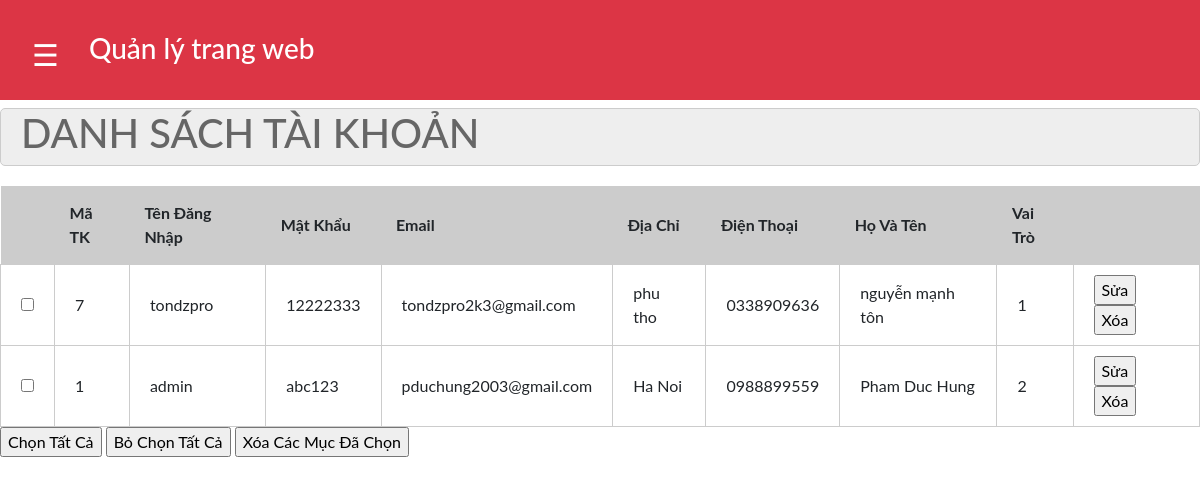
The app's page /admin/index.php?act=dskh with its own data.
### tables this page shows
CREATE TABLE `user` (
  `id` int(11) NOT NULL,
  `username` varchar(255) DEFAULT NULL,
  `password` varchar(255) DEFAULT NULL,
  `email` varchar(255) DEFAULT NULL,
  `address` varchar(255) DEFAULT NULL,
  `phone` varchar(255) DEFAULT NULL,
  `fullname` varchar(255) DEFAULT NULL,
  `image` varchar(255) DEFAULT NULL,
  `permission` int(11) DEFAULT NULL
);

### dao/pdo.php (called while the page is built, shortened)
<?php
if(!function_exists('connectdb')) {
    function connectdb() {
        $dburl = "mysql:host=sql300.infinityfree.com;dbname=if0_34689111_du_an_11;charset=utf8;'if0_34689111';'nTFSkPfETfHKUG'";
        $username1 = 'root';
        $password1 = '';
        $conn = new PDO($dburl, $username1, $password1);
        $conn->setAttribute(PDO::ATTR_ERRMODE, PDO::ERRMODE_EXCEPTION);
        return $conn;
    }
}
if(!function_exists('db_query')){
    function db_query($sql){
        try{
            $conn = connectdb();
            $stmt = $conn->prepare($sql);
            $stmt->execute();
            $rows = $stmt->fetchAll();
            return $rows;
        }
        catch(PDOException $e){
            throw $e;
        }
        finally{
            unset($conn);
        }
    }
}
?>

### dao/acount_dao.php (called while the page is built, shortened)
<?php
 include_once "pdo.php";
function loadall_taikhoan(){
    $sql= "select * from user order by id desc";
    $listtaikhoan=db_query($sql);
    return $listtaikhoan;
}
?>

### admin/taikhoan/list.php (the view)
<div class="row1">
            <form action="#" method="post">
                <div class="row1 formtitle">
                    <h1>DANH SÁCH TÀI KHOẢN</h1>
                </div>
                <div class="row1 formcontent ">
                    <div class="row1 mb10 formdsloai">
                      <table>
                        <tr>
                            <th></th>
                            <th>Mã TK</th>
                            <th>Tên Đăng Nhập</th>
                            <th>Mật Khẩu</th>
                            <th>Email</th>
                            <th>Địa Chỉ</th>
                            <th>Điện Thoại</th>
                            <th>Họ Và Tên</th>
                            <th>Vai Trò</th>
                            <th></th>
                        </tr>
                        <?php
                        foreach ($listtaikhoan as $taikhoan) {
                            extract($taikhoan);
                            $suatk="index.php?act=suatk&id=".$id;
                            $xoatk="index.php?act=xoatk&id=".$id;
                            echo'
                            <tr>
                            <td><input type="checkbox" name="" id=""></td>
                            <td>'.$id.'</td>
                            <td>'.$username.'</td>
                            <td>'.$password.'</td>
                            <td>'.$email.'</td>
                            <td>'.$address.'</td>
                            <td>'.$phone.'</td>
                            <td>'.$fullname.'</td>
                            <td>'.$permission.'</td>
                            <td>
                            <a href="'.$suatk.'"><input type="button" value="Sửa"></a>
                            <a href="'.$xoatk.'"><input type="button" value="Xóa"></a>
                            </td>
                           </tr>';
                        }
                        ?>
                      </table>
                    </div>
                    <div class="row1 mb20">
                        <input type="button" value="Chọn Tất Cả">
                        <input type="button" value="Bỏ Chọn Tất Cả">
                        <input type="button" value="Xóa Các Mục Đã Chọn">
                    </div>
                </div>
            </form>
        </div>
</body>
</html>

### Layout/css/admin.css (style rules this page uses)
body { font-family: "Lato", sans-serif; transition: background-color .5s; }
.row1 { margin: 0 auto !important; width: 100%; }
.mb10 { margin-bottom: 10px; }
.formtitle { background-color: #eee; border: 1px #ccc solid; color: #666; border-radius: 5px; padding: 0px 20px; }
.formcontent { padding: 20px 0; }
.formdsloai table { width: 100%; border-collapse:collapse ; }
.formdsloai table th { padding: 15px; background-color: #ccc; }
.formdsloai table td { padding: 10px 20px; border: 1px #ccc solid; }

### records on screen
user: id "7", username "tondzpro", password "12222333", email "tondzpro2k3@gmail.com", address "phu tho", phone "0338909636", fullname "nguyễn mạnh tôn", permission "1"
user: id "1", username "admin", password "abc123", email "pduchung2003@gmail.com", address "Ha Noi", phone "0988899559", fullname "Pham Duc Hung", permission "2"
